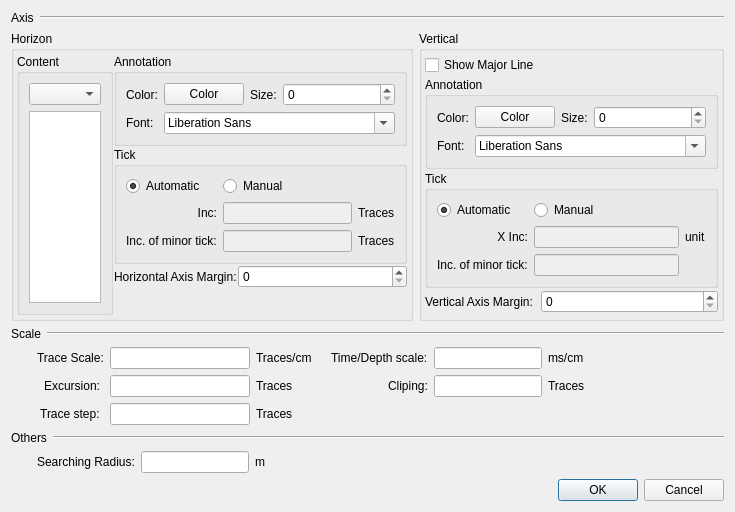
<?xml version="1.0" encoding="UTF-8"?>
<ui version="4.0">
 <class>PageSectionWindowVis</class>
 <widget class="QWidget" name="PageSectionWindowVis">
  <property name="geometry">
   <rect>
    <x>0</x>
    <y>0</y>
    <width>684</width>
    <height>491</height>
   </rect>
  </property>
  <property name="windowTitle">
   <string>Form</string>
  </property>
  <layout class="QGridLayout" name="gridLayout_6">
   <item row="1" column="1">
    <widget class="QGroupBox" name="groupBox_2">
     <property name="sizePolicy">
      <sizepolicy hsizetype="Preferred" vsizetype="Preferred">
       <horstretch>0</horstretch>
       <verstretch>0</verstretch>
      </sizepolicy>
     </property>
     <property name="title">
      <string>Vertical</string>
     </property>
     <layout class="QGridLayout" name="gridLayout_2">
      <property name="leftMargin">
       <number>3</number>
      </property>
      <property name="topMargin">
       <number>3</number>
      </property>
      <property name="rightMargin">
       <number>3</number>
      </property>
      <property name="bottomMargin">
       <number>3</number>
      </property>
      <property name="spacing">
       <number>1</number>
      </property>
      <item row="3" column="0">
       <widget class="QLabel" name="label_26">
        <property name="sizePolicy">
         <sizepolicy hsizetype="Fixed" vsizetype="Preferred">
          <horstretch>0</horstretch>
          <verstretch>0</verstretch>
         </sizepolicy>
        </property>
        <property name="text">
         <string>Vertical Axis Margin:</string>
        </property>
       </widget>
      </item>
      <item row="0" column="0">
       <widget class="QCheckBox" name="m_pChkShowMajorLine">
        <property name="sizePolicy">
         <sizepolicy hsizetype="Fixed" vsizetype="Fixed">
          <horstretch>0</horstretch>
          <verstretch>0</verstretch>
         </sizepolicy>
        </property>
        <property name="text">
         <string>Show Major Line</string>
        </property>
       </widget>
      </item>
      <item row="3" column="1">
       <widget class="QSpinBox" name="m_pSpbVerMargin"/>
      </item>
      <item row="2" column="0" colspan="2">
       <widget class="QGroupBox" name="groupBox_8">
        <property name="sizePolicy">
         <sizepolicy hsizetype="Preferred" vsizetype="Fixed">
          <horstretch>0</horstretch>
          <verstretch>0</verstretch>
         </sizepolicy>
        </property>
        <property name="title">
         <string>Tick</string>
        </property>
        <layout class="QGridLayout" name="gridLayout_11">
         <item row="1" column="0">
          <widget class="QLabel" name="label_31">
           <property name="sizePolicy">
            <sizepolicy hsizetype="Preferred" vsizetype="Preferred">
             <horstretch>0</horstretch>
             <verstretch>0</verstretch>
            </sizepolicy>
           </property>
           <property name="layoutDirection">
            <enum>Qt::RightToLeft</enum>
           </property>
           <property name="text">
            <string>X Inc:</string>
           </property>
           <property name="alignment">
            <set>Qt::AlignRight|Qt::AlignTrailing|Qt::AlignVCenter</set>
           </property>
          </widget>
         </item>
         <item row="0" column="0">
          <widget class="QRadioButton" name="m_pRdoVerAuto">
           <property name="text">
            <string>Automatic</string>
           </property>
           <property name="checked">
            <bool>true</bool>
           </property>
          </widget>
         </item>
         <item row="1" column="1">
          <widget class="QLineEdit" name="m_pEdtVerInc">
           <property name="enabled">
            <bool>false</bool>
           </property>
          </widget>
         </item>
         <item row="2" column="0">
          <widget class="QLabel" name="label_32">
           <property name="sizePolicy">
            <sizepolicy hsizetype="Fixed" vsizetype="Preferred">
             <horstretch>0</horstretch>
             <verstretch>0</verstretch>
            </sizepolicy>
           </property>
           <property name="text">
            <string>Inc. of minor tick:</string>
           </property>
          </widget>
         </item>
         <item row="1" column="2">
          <widget class="QLabel" name="label_33">
           <property name="text">
            <string>unit</string>
           </property>
          </widget>
         </item>
         <item row="2" column="1">
          <widget class="QLineEdit" name="m_pEdtVerIncOfMinor">
           <property name="enabled">
            <bool>false</bool>
           </property>
          </widget>
         </item>
         <item row="0" column="1">
          <widget class="QRadioButton" name="m_pRdoVerManual">
           <property name="text">
            <string>Manual</string>
           </property>
          </widget>
         </item>
        </layout>
       </widget>
      </item>
      <item row="1" column="0" colspan="2">
       <widget class="QGroupBox" name="groupBox_3">
        <property name="sizePolicy">
         <sizepolicy hsizetype="Preferred" vsizetype="Fixed">
          <horstretch>0</horstretch>
          <verstretch>0</verstretch>
         </sizepolicy>
        </property>
        <property name="title">
         <string>Annotation</string>
        </property>
        <layout class="QGridLayout" name="gridLayout">
         <item row="1" column="0">
          <widget class="QLabel" name="label_5">
           <property name="text">
            <string>Font:</string>
           </property>
          </widget>
         </item>
         <item row="0" column="0">
          <widget class="QLabel" name="label_3">
           <property name="sizePolicy">
            <sizepolicy hsizetype="Fixed" vsizetype="Preferred">
             <horstretch>0</horstretch>
             <verstretch>0</verstretch>
            </sizepolicy>
           </property>
           <property name="text">
            <string>Color:</string>
           </property>
          </widget>
         </item>
         <item row="0" column="1">
          <widget class="CXButtonColorEdit" name="m_pVerAnnColor">
           <property name="sizePolicy">
            <sizepolicy hsizetype="Fixed" vsizetype="Fixed">
             <horstretch>0</horstretch>
             <verstretch>0</verstretch>
            </sizepolicy>
           </property>
           <property name="text">
            <string>Color</string>
           </property>
          </widget>
         </item>
         <item row="0" column="2">
          <widget class="QLabel" name="label_4">
           <property name="sizePolicy">
            <sizepolicy hsizetype="Fixed" vsizetype="Preferred">
             <horstretch>0</horstretch>
             <verstretch>0</verstretch>
            </sizepolicy>
           </property>
           <property name="text">
            <string>Size:</string>
           </property>
          </widget>
         </item>
         <item row="0" column="3">
          <widget class="QSpinBox" name="m_pSpbVerAnnSize"/>
         </item>
         <item row="1" column="1" colspan="3">
          <widget class="QFontComboBox" name="m_pVerAnnFont"/>
         </item>
        </layout>
       </widget>
      </item>
     </layout>
    </widget>
   </item>
   <item row="1" column="0">
    <widget class="QGroupBox" name="groupBox">
     <property name="sizePolicy">
      <sizepolicy hsizetype="Preferred" vsizetype="Fixed">
       <horstretch>0</horstretch>
       <verstretch>0</verstretch>
      </sizepolicy>
     </property>
     <property name="title">
      <string>Horizon</string>
     </property>
     <layout class="QGridLayout" name="gridLayout_5">
      <property name="leftMargin">
       <number>3</number>
      </property>
      <property name="topMargin">
       <number>3</number>
      </property>
      <property name="rightMargin">
       <number>3</number>
      </property>
      <property name="bottomMargin">
       <number>3</number>
      </property>
      <property name="spacing">
       <number>1</number>
      </property>
      <item row="0" column="1" colspan="2">
       <widget class="QGroupBox" name="groupBox_5">
        <property name="sizePolicy">
         <sizepolicy hsizetype="Preferred" vsizetype="Fixed">
          <horstretch>0</horstretch>
          <verstretch>0</verstretch>
         </sizepolicy>
        </property>
        <property name="title">
         <string>Annotation</string>
        </property>
        <layout class="QGridLayout" name="gridLayout_4">
         <item row="0" column="0">
          <widget class="QLabel" name="label_6">
           <property name="sizePolicy">
            <sizepolicy hsizetype="Fixed" vsizetype="Preferred">
             <horstretch>0</horstretch>
             <verstretch>0</verstretch>
            </sizepolicy>
           </property>
           <property name="text">
            <string>Color:</string>
           </property>
          </widget>
         </item>
         <item row="0" column="1">
          <widget class="CXButtonColorEdit" name="m_pHorAnnColor">
           <property name="sizePolicy">
            <sizepolicy hsizetype="Fixed" vsizetype="Fixed">
             <horstretch>0</horstretch>
             <verstretch>0</verstretch>
            </sizepolicy>
           </property>
           <property name="text">
            <string>Color</string>
           </property>
          </widget>
         </item>
         <item row="0" column="2">
          <widget class="QLabel" name="label_7">
           <property name="sizePolicy">
            <sizepolicy hsizetype="Fixed" vsizetype="Preferred">
             <horstretch>0</horstretch>
             <verstretch>0</verstretch>
            </sizepolicy>
           </property>
           <property name="text">
            <string>Size:</string>
           </property>
          </widget>
         </item>
         <item row="0" column="3">
          <widget class="QSpinBox" name="m_pSpbHorSize"/>
         </item>
         <item row="1" column="0">
          <widget class="QLabel" name="label_8">
           <property name="text">
            <string>Font:</string>
           </property>
          </widget>
         </item>
         <item row="1" column="1" colspan="3">
          <widget class="QFontComboBox" name="m_pHorFont"/>
         </item>
        </layout>
       </widget>
      </item>
      <item row="2" column="1">
       <widget class="QLabel" name="label_25">
        <property name="sizePolicy">
         <sizepolicy hsizetype="Fixed" vsizetype="Preferred">
          <horstretch>0</horstretch>
          <verstretch>0</verstretch>
         </sizepolicy>
        </property>
        <property name="text">
         <string>Horizontal Axis Margin:</string>
        </property>
       </widget>
      </item>
      <item row="2" column="2">
       <widget class="QSpinBox" name="m_pSpinHorMargin"/>
      </item>
      <item row="1" column="1" colspan="2">
       <widget class="QGroupBox" name="groupBox_6">
        <property name="sizePolicy">
         <sizepolicy hsizetype="Preferred" vsizetype="Fixed">
          <horstretch>0</horstretch>
          <verstretch>0</verstretch>
         </sizepolicy>
        </property>
        <property name="title">
         <string>Tick</string>
        </property>
        <layout class="QGridLayout" name="gridLayout_7">
         <item row="1" column="0">
          <widget class="QLabel" name="label_9">
           <property name="sizePolicy">
            <sizepolicy hsizetype="Preferred" vsizetype="Preferred">
             <horstretch>0</horstretch>
             <verstretch>0</verstretch>
            </sizepolicy>
           </property>
           <property name="layoutDirection">
            <enum>Qt::LeftToRight</enum>
           </property>
           <property name="text">
            <string>Inc:</string>
           </property>
           <property name="alignment">
            <set>Qt::AlignRight|Qt::AlignTrailing|Qt::AlignVCenter</set>
           </property>
          </widget>
         </item>
         <item row="0" column="0">
          <widget class="QRadioButton" name="m_pRdoHorAuto">
           <property name="text">
            <string>Automatic</string>
           </property>
           <property name="checked">
            <bool>true</bool>
           </property>
          </widget>
         </item>
         <item row="1" column="1">
          <widget class="QLineEdit" name="m_pEdtHorInc">
           <property name="enabled">
            <bool>false</bool>
           </property>
          </widget>
         </item>
         <item row="2" column="0">
          <widget class="QLabel" name="label_11">
           <property name="sizePolicy">
            <sizepolicy hsizetype="Fixed" vsizetype="Preferred">
             <horstretch>0</horstretch>
             <verstretch>0</verstretch>
            </sizepolicy>
           </property>
           <property name="text">
            <string>Inc. of minor tick:</string>
           </property>
          </widget>
         </item>
         <item row="1" column="2">
          <widget class="QLabel" name="label_29">
           <property name="text">
            <string>Traces</string>
           </property>
          </widget>
         </item>
         <item row="2" column="1">
          <widget class="QLineEdit" name="m_pEdtIncOfMinor">
           <property name="enabled">
            <bool>false</bool>
           </property>
          </widget>
         </item>
         <item row="2" column="2">
          <widget class="QLabel" name="label_30">
           <property name="text">
            <string>Traces</string>
           </property>
          </widget>
         </item>
         <item row="0" column="1">
          <widget class="QRadioButton" name="m_pRdoHorManual">
           <property name="text">
            <string>Manual</string>
           </property>
          </widget>
         </item>
        </layout>
       </widget>
      </item>
      <item row="0" column="0" rowspan="5">
       <widget class="QGroupBox" name="groupBox_4">
        <property name="title">
         <string>Content</string>
        </property>
        <layout class="QGridLayout" name="gridLayout_3">
         <item row="0" column="0">
          <widget class="QComboBox" name="m_pCmbContent"/>
         </item>
         <item row="1" column="0">
          <widget class="QListWidget" name="m_pLstHorAnn"/>
         </item>
        </layout>
       </widget>
      </item>
     </layout>
    </widget>
   </item>
   <item row="8" column="0">
    <spacer name="verticalSpacer">
     <property name="orientation">
      <enum>Qt::Vertical</enum>
     </property>
     <property name="sizeHint" stdset="0">
      <size>
       <width>20</width>
       <height>40</height>
      </size>
     </property>
    </spacer>
   </item>
   <item row="0" column="0" colspan="2">
    <layout class="QHBoxLayout" name="horizontalLayout">
     <item>
      <widget class="QLabel" name="label">
       <property name="sizePolicy">
        <sizepolicy hsizetype="Fixed" vsizetype="Preferred">
         <horstretch>0</horstretch>
         <verstretch>0</verstretch>
        </sizepolicy>
       </property>
       <property name="text">
        <string>Axis</string>
       </property>
      </widget>
     </item>
     <item>
      <widget class="Line" name="line">
       <property name="orientation">
        <enum>Qt::Horizontal</enum>
       </property>
      </widget>
     </item>
    </layout>
   </item>
   <item row="10" column="1">
    <widget class="QDialogButtonBox" name="buttonBox">
     <property name="sizePolicy">
      <sizepolicy hsizetype="Preferred" vsizetype="Fixed">
       <horstretch>0</horstretch>
       <verstretch>0</verstretch>
      </sizepolicy>
     </property>
     <property name="standardButtons">
      <set>QDialogButtonBox::Cancel|QDialogButtonBox::Ok</set>
     </property>
    </widget>
   </item>
   <item row="7" column="0" colspan="2">
    <layout class="QHBoxLayout" name="horizontalLayout_4">
     <item>
      <widget class="QLabel" name="label_28">
       <property name="minimumSize">
        <size>
         <width>20</width>
         <height>0</height>
        </size>
       </property>
       <property name="maximumSize">
        <size>
         <width>20</width>
         <height>16777215</height>
        </size>
       </property>
       <property name="text">
        <string/>
       </property>
      </widget>
     </item>
     <item>
      <widget class="QLabel" name="label_22">
       <property name="sizePolicy">
        <sizepolicy hsizetype="Fixed" vsizetype="Preferred">
         <horstretch>0</horstretch>
         <verstretch>0</verstretch>
        </sizepolicy>
       </property>
       <property name="text">
        <string>Searching Radius:</string>
       </property>
      </widget>
     </item>
     <item>
      <widget class="QLineEdit" name="lm_pEdtSearchRadius">
       <property name="sizePolicy">
        <sizepolicy hsizetype="Fixed" vsizetype="Fixed">
         <horstretch>0</horstretch>
         <verstretch>0</verstretch>
        </sizepolicy>
       </property>
      </widget>
     </item>
     <item>
      <widget class="QLabel" name="label_23">
       <property name="sizePolicy">
        <sizepolicy hsizetype="Fixed" vsizetype="Preferred">
         <horstretch>0</horstretch>
         <verstretch>0</verstretch>
        </sizepolicy>
       </property>
       <property name="text">
        <string>m</string>
       </property>
      </widget>
     </item>
     <item>
      <spacer name="horizontalSpacer">
       <property name="orientation">
        <enum>Qt::Horizontal</enum>
       </property>
       <property name="sizeHint" stdset="0">
        <size>
         <width>40</width>
         <height>20</height>
        </size>
       </property>
      </spacer>
     </item>
    </layout>
   </item>
   <item row="10" column="0">
    <spacer name="horizontalSpacer_2">
     <property name="orientation">
      <enum>Qt::Horizontal</enum>
     </property>
     <property name="sizeHint" stdset="0">
      <size>
       <width>40</width>
       <height>20</height>
      </size>
     </property>
    </spacer>
   </item>
   <item row="2" column="0" colspan="2">
    <layout class="QHBoxLayout" name="horizontalLayout_2">
     <item>
      <widget class="QLabel" name="label_2">
       <property name="sizePolicy">
        <sizepolicy hsizetype="Fixed" vsizetype="Preferred">
         <horstretch>0</horstretch>
         <verstretch>0</verstretch>
        </sizepolicy>
       </property>
       <property name="text">
        <string>Scale</string>
       </property>
      </widget>
     </item>
     <item>
      <widget class="Line" name="line_2">
       <property name="orientation">
        <enum>Qt::Horizontal</enum>
       </property>
      </widget>
     </item>
    </layout>
   </item>
   <item row="3" column="0" colspan="2">
    <layout class="QGridLayout" name="gridLayout_8">
     <item row="2" column="2">
      <widget class="QLineEdit" name="m_pEdtTraceStep"/>
     </item>
     <item row="2" column="1">
      <widget class="QLabel" name="label_20">
       <property name="sizePolicy">
        <sizepolicy hsizetype="Fixed" vsizetype="Preferred">
         <horstretch>0</horstretch>
         <verstretch>0</verstretch>
        </sizepolicy>
       </property>
       <property name="text">
        <string> Trace step:</string>
       </property>
      </widget>
     </item>
     <item row="1" column="9">
      <widget class="QLabel" name="label_17">
       <property name="sizePolicy">
        <sizepolicy hsizetype="Fixed" vsizetype="Preferred">
         <horstretch>0</horstretch>
         <verstretch>0</verstretch>
        </sizepolicy>
       </property>
       <property name="text">
        <string>Traces</string>
       </property>
      </widget>
     </item>
     <item row="1" column="7" colspan="2">
      <widget class="QLineEdit" name="m_pEdtCliping"/>
     </item>
     <item row="1" column="3" colspan="2">
      <widget class="QLabel" name="label_16">
       <property name="sizePolicy">
        <sizepolicy hsizetype="Fixed" vsizetype="Preferred">
         <horstretch>0</horstretch>
         <verstretch>0</verstretch>
        </sizepolicy>
       </property>
       <property name="text">
        <string>Traces</string>
       </property>
      </widget>
     </item>
     <item row="1" column="2">
      <widget class="QLineEdit" name="m_pEdtExcursion"/>
     </item>
     <item row="1" column="1">
      <widget class="QLabel" name="label_15">
       <property name="sizePolicy">
        <sizepolicy hsizetype="Fixed" vsizetype="Preferred">
         <horstretch>0</horstretch>
         <verstretch>0</verstretch>
        </sizepolicy>
       </property>
       <property name="text">
        <string>  Excursion:</string>
       </property>
       <property name="alignment">
        <set>Qt::AlignRight|Qt::AlignTrailing|Qt::AlignVCenter</set>
       </property>
      </widget>
     </item>
     <item row="0" column="9">
      <widget class="QLabel" name="label_12">
       <property name="text">
        <string>ms/cm</string>
       </property>
      </widget>
     </item>
     <item row="0" column="7" colspan="2">
      <widget class="QLineEdit" name="m_pEdtVerScale"/>
     </item>
     <item row="0" column="0">
      <widget class="QLabel" name="label_27">
       <property name="minimumSize">
        <size>
         <width>20</width>
         <height>0</height>
        </size>
       </property>
       <property name="maximumSize">
        <size>
         <width>20</width>
         <height>16777215</height>
        </size>
       </property>
       <property name="text">
        <string/>
       </property>
      </widget>
     </item>
     <item row="0" column="2">
      <widget class="QLineEdit" name="m_pEdtScale"/>
     </item>
     <item row="2" column="3" colspan="2">
      <widget class="QLabel" name="label_19">
       <property name="sizePolicy">
        <sizepolicy hsizetype="Fixed" vsizetype="Preferred">
         <horstretch>0</horstretch>
         <verstretch>0</verstretch>
        </sizepolicy>
       </property>
       <property name="text">
        <string>Traces</string>
       </property>
      </widget>
     </item>
     <item row="0" column="1">
      <widget class="QLabel" name="label_13">
       <property name="sizePolicy">
        <sizepolicy hsizetype="Fixed" vsizetype="Preferred">
         <horstretch>0</horstretch>
         <verstretch>0</verstretch>
        </sizepolicy>
       </property>
       <property name="text">
        <string>Trace Scale:</string>
       </property>
      </widget>
     </item>
     <item row="0" column="3">
      <widget class="QLabel" name="label_10">
       <property name="text">
        <string>Traces/cm</string>
       </property>
      </widget>
     </item>
     <item row="0" column="10">
      <spacer name="horizontalSpacer_3">
       <property name="orientation">
        <enum>Qt::Horizontal</enum>
       </property>
       <property name="sizeHint" stdset="0">
        <size>
         <width>40</width>
         <height>20</height>
        </size>
       </property>
      </spacer>
     </item>
     <item row="1" column="5">
      <widget class="QLabel" name="label_18">
       <property name="sizePolicy">
        <sizepolicy hsizetype="Fixed" vsizetype="Preferred">
         <horstretch>0</horstretch>
         <verstretch>0</verstretch>
        </sizepolicy>
       </property>
       <property name="text">
        <string>Cliping:</string>
       </property>
      </widget>
     </item>
     <item row="0" column="4" colspan="2">
      <widget class="QLabel" name="label_14">
       <property name="sizePolicy">
        <sizepolicy hsizetype="Fixed" vsizetype="Preferred">
         <horstretch>0</horstretch>
         <verstretch>0</verstretch>
        </sizepolicy>
       </property>
       <property name="text">
        <string>    Time/Depth scale:</string>
       </property>
      </widget>
     </item>
    </layout>
   </item>
   <item row="4" column="0" colspan="2">
    <layout class="QHBoxLayout" name="horizontalLayout_3">
     <item>
      <widget class="QLabel" name="label_21">
       <property name="sizePolicy">
        <sizepolicy hsizetype="Fixed" vsizetype="Preferred">
         <horstretch>0</horstretch>
         <verstretch>0</verstretch>
        </sizepolicy>
       </property>
       <property name="text">
        <string>Others</string>
       </property>
      </widget>
     </item>
     <item>
      <widget class="Line" name="line_3">
       <property name="orientation">
        <enum>Qt::Horizontal</enum>
       </property>
      </widget>
     </item>
    </layout>
   </item>
  </layout>
 </widget>
 <customwidgets>
  <customwidget>
   <class>CXButtonColorEdit</class>
   <extends>QPushButton</extends>
   <header>xbuttoncoloredit.h</header>
  </customwidget>
 </customwidgets>
 <resources/>
 <connections>
  <connection>
   <sender>m_pRdoHorAuto</sender>
   <signal>toggled(bool)</signal>
   <receiver>m_pEdtHorInc</receiver>
   <slot>setDisabled(bool)</slot>
   <hints>
    <hint type="sourcelabel">
     <x>173</x>
     <y>156</y>
    </hint>
    <hint type="destinationlabel">
     <x>283</x>
     <y>180</y>
    </hint>
   </hints>
  </connection>
  <connection>
   <sender>m_pRdoHorAuto</sender>
   <signal>toggled(bool)</signal>
   <receiver>m_pEdtIncOfMinor</receiver>
   <slot>setDisabled(bool)</slot>
   <hints>
    <hint type="sourcelabel">
     <x>173</x>
     <y>156</y>
    </hint>
    <hint type="destinationlabel">
     <x>283</x>
     <y>206</y>
    </hint>
   </hints>
  </connection>
  <connection>
   <sender>m_pRdoHorManual</sender>
   <signal>toggled(bool)</signal>
   <receiver>m_pEdtHorInc</receiver>
   <slot>setEnabled(bool)</slot>
   <hints>
    <hint type="sourcelabel">
     <x>283</x>
     <y>156</y>
    </hint>
    <hint type="destinationlabel">
     <x>283</x>
     <y>180</y>
    </hint>
   </hints>
  </connection>
  <connection>
   <sender>m_pRdoHorManual</sender>
   <signal>toggled(bool)</signal>
   <receiver>m_pEdtIncOfMinor</receiver>
   <slot>setEnabled(bool)</slot>
   <hints>
    <hint type="sourcelabel">
     <x>283</x>
     <y>156</y>
    </hint>
    <hint type="destinationlabel">
     <x>283</x>
     <y>206</y>
    </hint>
   </hints>
  </connection>
  <connection>
   <sender>m_pRdoVerAuto</sender>
   <signal>toggled(bool)</signal>
   <receiver>m_pEdtVerInc</receiver>
   <slot>setDisabled(bool)</slot>
   <hints>
    <hint type="sourcelabel">
     <x>462</x>
     <y>191</y>
    </hint>
    <hint type="destinationlabel">
     <x>578</x>
     <y>215</y>
    </hint>
   </hints>
  </connection>
  <connection>
   <sender>m_pRdoVerAuto</sender>
   <signal>toggled(bool)</signal>
   <receiver>m_pEdtVerIncOfMinor</receiver>
   <slot>setDisabled(bool)</slot>
   <hints>
    <hint type="sourcelabel">
     <x>462</x>
     <y>191</y>
    </hint>
    <hint type="destinationlabel">
     <x>578</x>
     <y>241</y>
    </hint>
   </hints>
  </connection>
  <connection>
   <sender>m_pRdoVerManual</sender>
   <signal>toggled(bool)</signal>
   <receiver>m_pEdtVerInc</receiver>
   <slot>setEnabled(bool)</slot>
   <hints>
    <hint type="sourcelabel">
     <x>578</x>
     <y>191</y>
    </hint>
    <hint type="destinationlabel">
     <x>578</x>
     <y>215</y>
    </hint>
   </hints>
  </connection>
  <connection>
   <sender>m_pRdoVerManual</sender>
   <signal>toggled(bool)</signal>
   <receiver>m_pEdtVerIncOfMinor</receiver>
   <slot>setEnabled(bool)</slot>
   <hints>
    <hint type="sourcelabel">
     <x>578</x>
     <y>191</y>
    </hint>
    <hint type="destinationlabel">
     <x>578</x>
     <y>241</y>
    </hint>
   </hints>
  </connection>
 </connections>
</ui>
